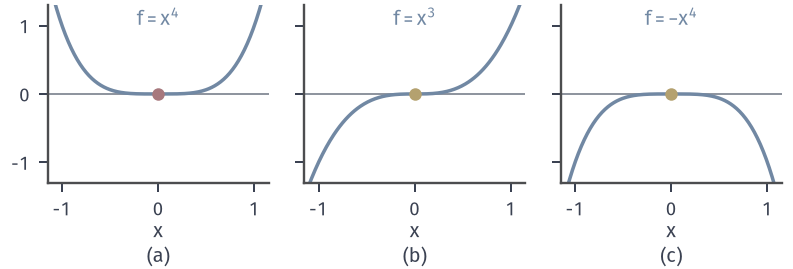

Recreate this plot in Python.
from pathlib import Path
import sys
sys.path.insert(0, str(Path(__file__).resolve().parents[1]/"kkt-common"))
from kkt_fig import *
HERE = Path(__file__).resolve().parent
# Three functions with zero second derivative at 0: x^4 (strict min), x^3 (none), -x^4 (max).
fig, axes = figure(width_mm=112, height_mm=38, ncols=3, sharey=True)
panels(fig, .06, .985, .98, .32, .16)
x = np.linspace(-1.15, 1.15, 300)
for ax, f, s, m in zip(axes, (x**4, x**3, -x**4), ('$f=x^4$', '$f=x^3$', '$f=-x^4$'), (RED, YELLOW, YELLOW)):
    ax.axhline(0, color=MUTED, lw=.6, zorder=1); ax.plot(x, f, color=BLUE, lw=1.4)
    setup(ax, (-1.15, 1.15), (-1.3, 1.3), [-1, 0, 1], [-1, 0, 1], xl='$x$', yl='', equal=False); dot(ax, (0, 0), m)
    ax.text(0, 1.0, s, fontsize=8, color=BLUE, ha='center')
tags(fig, axes, y=.01)
save(fig, HERE, 'figure', {'H': 'second derivative 0 at 0 in all panels'})
